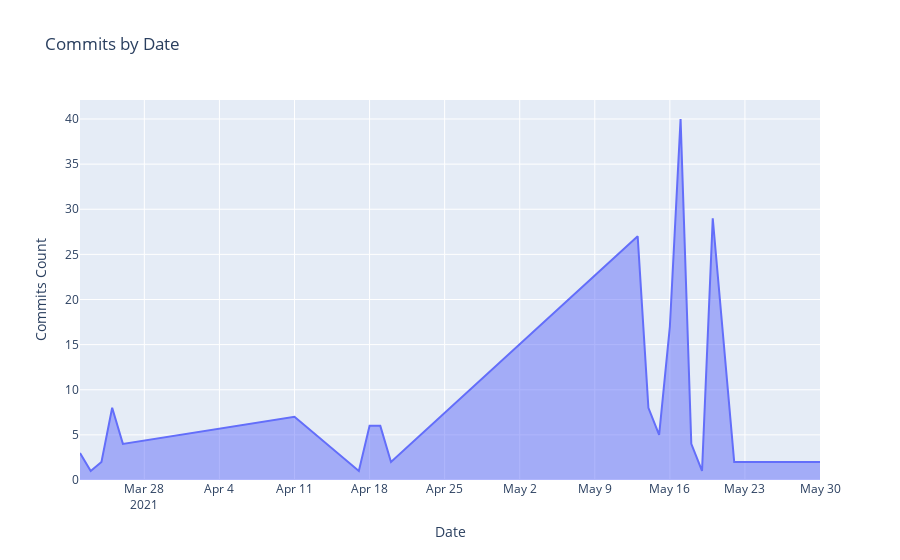

Here is the notebook cell this chart was saved with:
### Code cell
commits_by_day = commits.groupby('commit_date')[['sha']].count()
commits_by_day = commits_by_day.rename(columns = {'sha': 'commit_count'})
fig = go.Figure([go.Scatter(
    x=commits_by_day.index, 
    y=commits_by_day.commit_count, 
    text=commits_by_day.commit_count, 
    fill='tozeroy')])
fig.update_layout(
    title = 'Commits by Date', 
    xaxis_title = 'Date', 
    yaxis_title = 'Commits Count')
fig.show()

### Figure 1 — Plotly figure (JSON) as saved in the notebook; plotly's stock layout.template omitted (floating-point values rounded to 4 significant figures)
{"data": [{"fill": "tozeroy", "text": [3, 1, 2, 8, 4, 7, 1, 6, 6, 2, 27, 8, 5, 17, 40, 4, 1, 29, 2, 2], "type": "scatter", "x": ["2021-03-22", "2021-03-23", "2021-03-24", "2021-03-25", "2021-03-26", "2021-04-11", "2021-04-17", "2021-04-18", "2021-04-19", "2021-04-20", "2021-05-13", "2021-05-14", "2021-05-15", "2021-05-16", "2021-05-17", "2021-05-18", "2021-05-19", "2021-05-20", "2021-05-22", "2021-05-30"], "y": [3, 1, 2, 8, 4, 7, 1, 6, 6, 2, 27, 8, 5, 17, 40, 4, 1, 29, 2, 2]}], "layout": {"title": {"text": "Commits by Date"}, "xaxis": {"title": {"text": "Date"}}, "yaxis": {"title": {"text": "Commits Count"}}}}
